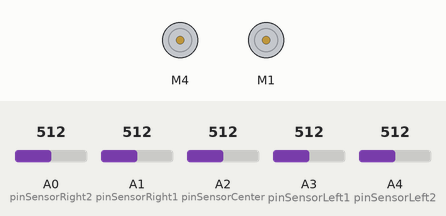
Recording of a sketch running on a simulated Arduino Uno, built with avr-gcc and run on an emulated ATmega328P. Parts: 2 × DC motor (green arrow = forward, orange = backward, longer = faster). Inputs (shaded band) come from the test bench; at power-on: A0 (pinSensorRight2) = 512, A1 (pinSensorRight1) = 512, A2 (pinSensorCenter) = 512, A3 (pinSensorLeft1) = 512, A4 (pinSensorLeft2) = 512.

Above: at 3.7 s.
3.8 s: A0 (pinSensorRight2) set to 687
5.3 s: A0 (pinSensorRight2) set to 709
At 5.9 s:
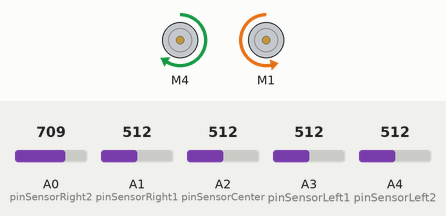
6.8 s: A1 (pinSensorRight1) set to 692
8.3 s: A1 (pinSensorRight1) set to 714
At 9.4 s:
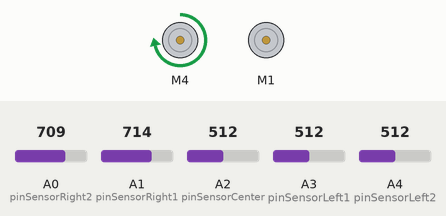
9.8 s: A0 (pinSensorRight2) set to 306
At 10.2 s:
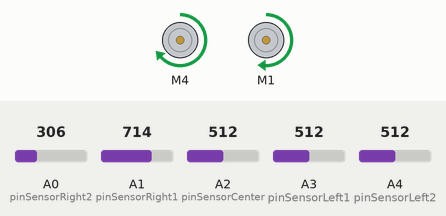
11.3 s: A2 (pinSensorCenter) set to 716
At 11.7 s:
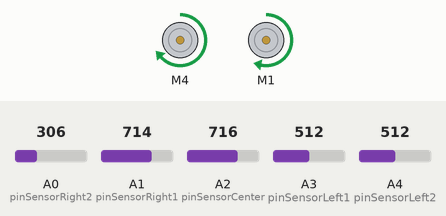
Timing chart, 0 to 13.8 s (numbered marks = the images above; inputs shaded):
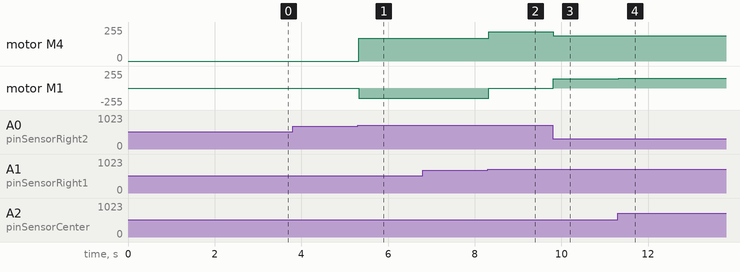

The sketch:

SeguirLinhaV4.ino
```cpp
//Programa: Robo seguidor de linha, cinco sensores optico reflexivos TCRT5000, motor shield L293D.
//Autor: Grupo TeleRobo2077
//Data: 18/11/2018 14:17
//Versão 4 - utliza os 5 sensores e para quando encontra uma linha na perpendicular

// Carrega a biblioteca AFMotor
#include <AFMotor.h>

// Define o motor esquerdo ligado a conexao 4
AF_DCMotor motor_left(4);
// Define o motor direito ligado a conexao 1
AF_DCMotor motor_right(1);

// define as constantes para os pinos onde os sensores estao conectados
const int pinSensorLeft2 = A4;
const int pinSensorLeft1 = A3;
const int pinSensorCenter = A2;
const int pinSensorRight1 = A1;
const int pinSensorRight2 = A0;

// define os valores de leitura(gatilhos), para quando o sensor
// estiver sobre a linha
const int linhaEsq2 = 700;
const int linhaEsq1 = 700;
const int linhaCent = 700;
const int linhaDir1 = 700;
const int linhaDir2 = 700;

// Variaveis dos valores de leituras analogicas
int valSensorEsq2;
int valSensorEsq1;
int valSensorCent;
int valSensorDir1;
int valSensorDir2;

// variaveis q receberao a velocidade dos motores
int leftSpeed = 0, rightSpeed = 0;

// variaveis para cada motor, velocidade seguindo em frente
int speedEsqFrente = 150, speedDirFrente = 150;

// variaveis para cada motor, velocidade realizando curva para a esquerda
// em diferentes niveis de curva, sendo do nivel 1 ao 4
int speedEsqCurvaEsq1 = 190, speedDirCurvaEsq1 = 150;
int speedEsqCurvaEsq2 = 190, speedDirCurvaEsq2 = 140;
int speedEsqCurvaEsq3 = 220, speedDirCurvaEsq3 = 0;
int speedEsqCurvaEsq4 = 170, speedDirCurvaEsq4 = -150;

// variaveis para cada motor, velocidade realizando curva para a direita
// em diferentes niveis de curva, sendo do nivel 1 ao 4
int speedEsqCurvaDir1 = 150 , speedDirCurvaDir1 = 190;
int speedEsqCurvaDir2 = 140 , speedDirCurvaDir2 = 190;
int speedEsqCurvaDir3 = 0   , speedDirCurvaDir3 = 220;
int speedEsqCurvaDir4 = -150, speedDirCurvaDir4 = 170;

// variavel de controle de deteccao da linha perpendicular a linha do circuito
byte seguirLinha = 1;

void setup() {
  // Apos ligar, aguarda 2,5s para posicionamento na linha
  delay(2500);
}

void loop() {
  // Faz a leitura analogica dos sensores e passa para uma variavel de controle
  // O delay 1ms eh para garantir que um input nao interfira no outro
  valSensorEsq2 = analogRead(pinSensorLeft2);   // Faz a leitura do sensor a extrema esquerda
  delay(1);
  valSensorEsq1 = analogRead(pinSensorLeft1);   // Faz a leitura do sensor a esquerda
  delay(1);
  valSensorCent = analogRead(pinSensorCenter);  // Faz a leitura do sensor ao centro
  delay(1);
  valSensorDir1 = analogRead(pinSensorRight1);  // Faz a leitura do sensor a direita
  delay(1);
  valSensorDir2 = analogRead(pinSensorRight2);  // Faz a leitura do sensor a extrema direita
  delay(1);

  // Verifica se o robo deve seguir linha
  // se a variavel seguirLinha == 0, o robo permanece parado(velocidades = 0)
  if (seguirLinha == 0) {
    leftSpeed = 0;
    rightSpeed = 0;
  } else {// Caso não, realiza as verificacoes da linha
    verificarLinha();
  }

  //Verifica se o sentido de giro do motor esquerdo eh pra frente ou pra trás
  if (leftSpeed >= 0) {
    motor_left.setSpeed(leftSpeed); // define a vel do motor
    motor_left.run(FORWARD);        // define o sentido de giro para frente.
  } else {
    motor_left.setSpeed(-leftSpeed); // passa o valor leftSpeed pra positvo, e define a vel do motor
    motor_left.run(BACKWARD);        // define o sentido de giro para tras
  }

  //Verifica se o sentido de giro do motor direito eh pra frente ou pra tras
  if (rightSpeed >= 0) {
    motor_right.setSpeed(rightSpeed); // define a vel do motor
    motor_right.run(FORWARD);         // define o sentido de giro para frente.
  } else {
    motor_right.setSpeed(-rightSpeed); // passa o valor rightSpeed pra positvo, e define a vel do motor
    motor_right.run(BACKWARD);         // define o sentido de giro para tras
  }

  // Aguarda 15ms
  delay(15);
}

// Funcao que realiza as verifcacoes da posicao do AGV e define a vel determinada para cada motor
void verificarLinha() {
  // Segue reto (apenas o sensor do centro em cima da linha)
  if (valSensorEsq2 <= linhaEsq2 && valSensorEsq1 <= linhaEsq1 && valSensorCent >= linhaCent && valSensorDir1 <= linhaDir1 && valSensorDir2 <= linhaDir2) {
    leftSpeed = speedEsqFrente;
    rightSpeed = speedDirFrente;
  }

  // Vira para esquerda, nivel 1 (apenas o sensor do centro sobre da linha o da direita)
  else if (valSensorEsq2 <= linhaEsq2 && valSensorEsq1 <= linhaEsq1 && valSensorCent >= linhaCent && valSensorDir1 >= linhaDir1 && valSensorDir2 <= linhaDir2) {
    leftSpeed = speedEsqCurvaEsq1;
    rightSpeed = speedDirCurvaEsq1;
  }
  // vira para esquerda, nivel 2 (apenas o sensor da direita sobre a linha)
  else if (valSensorEsq2 <= linhaEsq2 && valSensorEsq1 <= linhaEsq1 && valSensorCent <= linhaCent && valSensorDir1 >= linhaDir1 && valSensorDir2 <= linhaDir2) {
    leftSpeed = speedEsqCurvaEsq2;
    rightSpeed = speedDirCurvaEsq2;
  }
  // vira para esquerda, nivel 3 (apenas o sensor da direita sobre a linha e o da extrema direita)
  else if (valSensorEsq2 <= linhaEsq2 && valSensorEsq1 <= linhaEsq1 && valSensorCent <= linhaCent && valSensorDir1 >= linhaDir1 && valSensorDir2 >= linhaDir2) {
    leftSpeed = speedEsqCurvaEsq3;
    rightSpeed = speedDirCurvaEsq3;
  }
  // vira para esquerda, nivel 4 (apenas o sensor da extrema direita sobre a linha)
  else if (valSensorEsq2 <= linhaEsq2 && valSensorEsq1 <= linhaEsq1 && valSensorCent <= linhaCent && valSensorDir1 <= linhaDir1 && valSensorDir2 >= linhaDir2) {
    leftSpeed = speedEsqCurvaEsq4;
    rightSpeed = speedDirCurvaEsq4;
  }


  // Vira para direita, nivel 1 (apenas o sensor da esquerda e do centro sobre a linha)
  else if (valSensorEsq2 <= linhaEsq2 && valSensorEsq1 >= linhaEsq1 && valSensorCent >= linhaCent && valSensorDir1 <= linhaDir1 && valSensorDir2 <= linhaDir2) {
    leftSpeed = speedEsqCurvaDir1;
    rightSpeed = speedDirCurvaDir1;
  }
  // vira para direita, nivel 2 (apenas o sensor da esquerda sobre a linha)
  else if (valSensorEsq2 <= linhaEsq2 && valSensorEsq1 >= linhaEsq1 && valSensorCent <= linhaCent && valSensorDir1 <= linhaDir1 && valSensorDir2 <= linhaDir2) {
    leftSpeed = speedEsqCurvaDir2;
    rightSpeed = speedDirCurvaDir2;
  }
  // vira para direita, nivel 3 (apenas o sensor da extrema esquerda e da esquerda sobre a linha)
  else if (valSensorEsq2 >= linhaEsq2 && valSensorEsq1 >= linhaEsq1 && valSensorCent <= linhaCent && valSensorDir1 <= linhaDir1 && valSensorDir2 <= linhaDir2) {
    leftSpeed = speedEsqCurvaDir3;
    rightSpeed = speedDirCurvaDir3;
  }
  // vira para direita, nivel 4 (apenas o sensor da extrema esquerda sobre a linha)
  else if (valSensorEsq2 >= linhaEsq2 && valSensorEsq1 <= linhaEsq1 && valSensorCent <= linhaCent && valSensorDir1 <= linhaDir1 && valSensorDir2 <= linhaDir2) {
    leftSpeed = speedEsqCurvaDir4;
    rightSpeed = speedDirCurvaDir4;
  }

  //Verifica se esta em cima da linha perpendicular (Os cinco em cima da linha )
  // se estiver em cima da linha perpendicular, define 0 para a variavel seguirLinha
  // assim o AGV permanecera parado ate que ocorra um reset
  else if (valSensorEsq2 >= linhaEsq2 && valSensorEsq1 >= linhaEsq1 && valSensorCent >= linhaCent && valSensorDir1 >= linhaDir1 && valSensorDir2 >= linhaDir2){
    seguirLinha = 0;
  }

}
```

Measured:
- the behaviour switches between 699 and 700 on A0 (pinSensorRight2) (found by bisection; images 0 and 1)
- the behaviour switches between 699 and 700 on A1 (pinSensorRight1) (found by bisection; images 1 and 2)
- after the input at 3.8 s, every drawn part: stays the same
- after the input at 5.3 s, motor M4: stopped → forward 170/255 at once; motor M1: stopped → backward 150/255 at once
- after the input at 6.8 s, every drawn part: stays the same
- after the input at 8.3 s, motor M4: forward 170/255 → forward 220/255 at once; motor M1: backward 150/255 → stopped at once
- after the input at 9.8 s, motor M4: forward 220/255 → forward 190/255 at once; motor M1: stopped → forward 140/255 at once
- after the input at 11.3 s, motor M1: forward 140/255 → forward 150/255 at once
